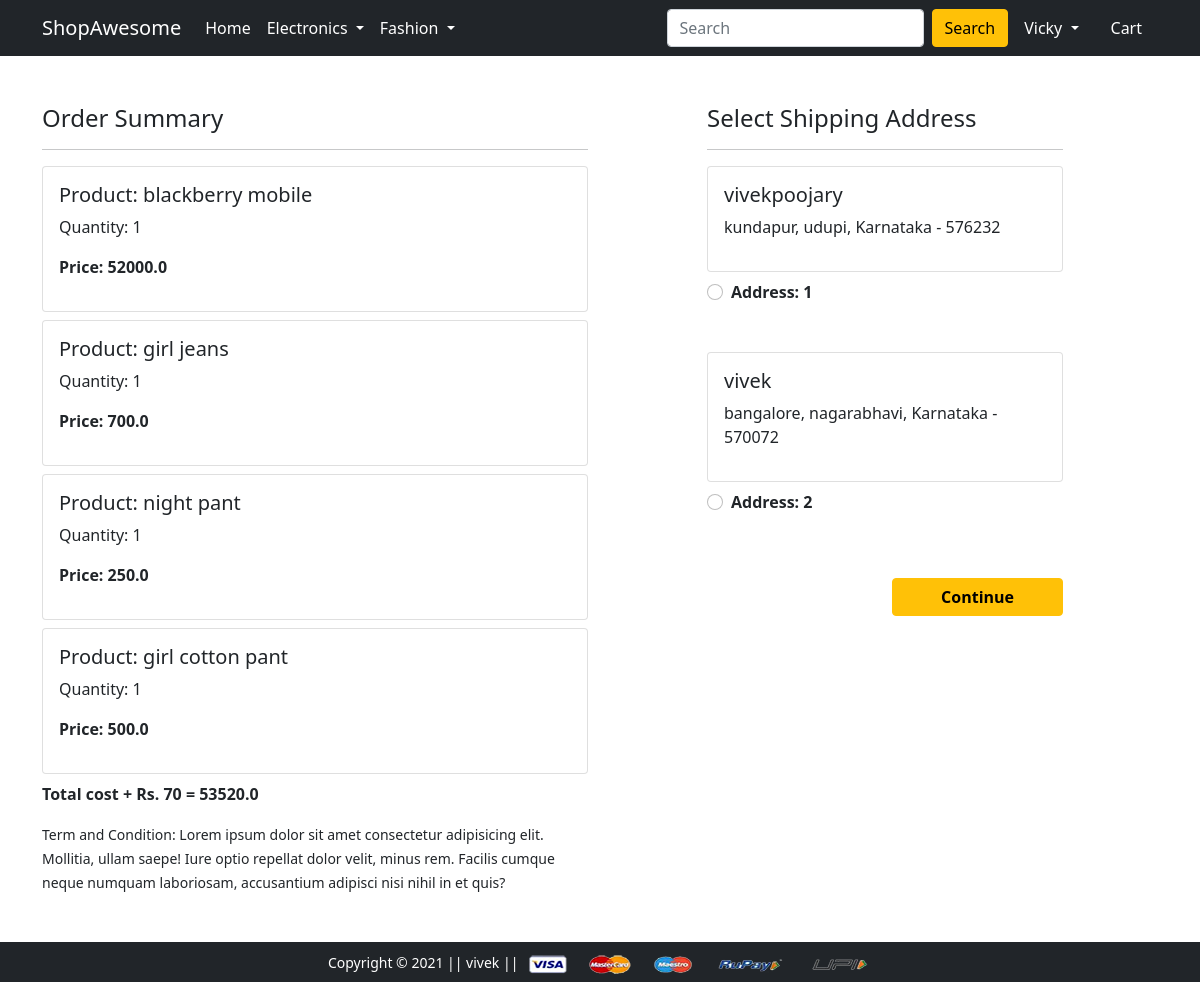
/checkout/ (signed in), run on the app's committed database.
### app/models.py (models this page shows, shortened)
class Cart(models.Model):
    user = models.ForeignKey(User, on_delete=models.CASCADE)
    product = models.ForeignKey(Product, on_delete=models.CASCADE)
    quantity = models.PositiveIntegerField(default=1)
    @property
    def total_cost(self):
        return self.quantity * self.product.discounted_price

class Product(models.Model):
    title = models.CharField(max_length=100)
    selling_price = models.FloatField()
    discounted_price = models.FloatField()
    description = models.TextField()
    brand = models.CharField(max_length=200)
    category = models.CharField(choices=CATEGORY_CHOICE,max_length=2)
    product_image = models.ImageField(upload_to='productimg')

class Customer(models.Model):
    user = models.ForeignKey(User, on_delete=models.CASCADE)
    name = models.CharField(max_length=200)
    locality = models.CharField(max_length=200)
    city = models.CharField(max_length=50)
    zipcode = models.IntegerField()
    state = models.CharField(choices=STATE_CHOICE,max_length=50)

### app/views.py (the view)
# urls.py: path('checkout/', views.checkout, name='checkout'),
@login_required
def checkout(request):
 user = request.user
 add = Customer.objects.filter(user=user)
 cart_items = Cart.objects.filter(user=user)
 amount = 0.0
 totalamount = 0.0
 shipping_amount = 70.0
 cart_product = [p for p in Cart.objects.all() if p.user == request.user]
 if cart_product:
  for p in cart_product:
   temp_amount = (p.quantity * p.product.discounted_price)
   amount += temp_amount
   totalamount = amount + shipping_amount
 return render(request, 'app/checkout.html', {'add':add, 'cart_items':cart_items, 'totalamount':totalamount})

### app/templates/app/checkout.html (shortened to what this page needs)
{% extends 'app/base.html' %}
{% load static %}
{% block main-content %}
<div class="container">
 <div class="row mt-5">
  <div class="col-sm-6">
    <h4>Order Summary</h4>
    <hr>
    {% for items in cart_items %}
      <div class="card mb-2">
        <div class="card-body">
          <h5>Product: {{items.product.title}}</h5>
          <p>Quantity: {{items.quantity}}</p>
          <p class="fw-bold">Price: {{items.total_cost}} </p>
        </div>
      </div>
    {% endfor %}
    <p class="fw-bold">Total cost + Rs. 70 = {{totalamount}}</p>
    <small>Term and Condition: Lorem ipsum dolor sit amet consectetur adipisicing elit. Mollitia, ullam saepe! Iure optio repellat dolor velit, minus rem. Facilis cumque neque numquam laboriosam, accusantium adipisci nisi nihil in et quis?</small>
  </div>
  <div class="col-sm-4 offset-sm-1">
    <h4>Select Shipping Address</h4>
    <hr>
    <form action="/paymentdone">
      {% for addr in add %}
      <div class="card">
        <div class="card-body">
        <h5>{{addr.name}}</h5>
        <p>{{addr.locality}}, {{addr.city}}, {{addr.state}} - {{addr.zipcode}}</p>
        </div>
      </div>
        <div class="form-check mt-2 mb-5">
          <input class="form-check-input" type="radio" name="custid" id="custadd{{forloop.counter}}" value="{{addr.id}}">
          <label class="form-check-label fw-bold" for="">
            Address: {{forloop.counter}}  </label>
        </div>
      {% endfor %}
        <div class="text-end">
          <button type="submit" class="btn btn-warning mt-3 px-5 fw-bold">Continue</button>
        </div>
      </form>
    </div>
  </div>
</div>
{% endblock main-content %}

### app/templates/app/base.html (shortened to what this page needs)
<!doctype html>
{% load static %}
<html lang="en">
  <head>
    <link href="https://cdn.jsdelivr.net/npm/bootstrap@5.0.0-beta1/dist/css/bootstrap.min.css" rel="stylesheet">
    <link rel="stylesheet" href="{% static 'app/css/owl.carousel.min.css' %}">
    <link rel="stylesheet" href="{% static 'app/css/all.min.css' %}">
    <link rel="stylesheet" href="{% static 'app/css/style.css' %}">
  </head>
  <body>
    <nav class="navbar navbar-expand-lg navbar-dark bg-dark">
     <div class="container">
       <a class="navbar-brand" href="/">ShopAwesome</a>
       <div class="collapse navbar-collapse" id="navbarSupportedContent">
         <ul class="navbar-nav me-auto mb-2 mb-lg-0">
           <li class="nav-item">
             <a class="nav-link active" aria-current="page" href="/">Home</a>
           </li>
           <li class="nav-item dropdown">
             <a class="nav-link dropdown-toggle text-white" href="#" id="electronicsDropdown" role="button" data-bs-toggle="dropdown" aria-expanded="false">
               Electronics
             </a>
           </li>
           <li class="nav-item dropdown">
             <a class="nav-link dropdown-toggle text-white" href="#" id="fashionDropdown" role="button" data-bs-toggle="dropdown" aria-expanded="false">
               Fashion
             </a>
           </li>
         </ul>
         <form class="d-flex">
           <input class="form-control me-2" type="search" placeholder="Search" aria-label="Search">
           <button class="btn btn-warning" type="submit">Search</button>
         </form>
         <div>
          <ul class="navbar-nav me-auto mb-2 mb-lg-0">
              {% if request.user.is_authenticated %}
           <li class="nav-item dropdown mx-2">
              <a class="nav-link dropdown-toggle text-white" href="#" id="profileDropdown" role="button" data-bs-toggle="dropdown" aria-expanded="false">
                {{request.user.username|capfirst}}
              </a>
            </li>
            <li class="nav-item mx-2">
             <a href="{% url 'showcart' %}" class="nav-link text-white"> Cart </a>
            </li>
              {% endif %}
          </ul>
         </div>
       </div>
     </div>
    </nav>
    {% block main-content %} {% endblock main-content %}
    <footer class="container-fluid bg-dark text-center p-2 mt-5">
        <small class="text-white">Copyright &copy; 2021 || vivek || </small>
        <img src="{% static 'app/images/payment.png' %}" alt="" srcset="" class="img-fluid" height="2px">
    </footer>
  </body>
</html>

### data on the page
Cart: product "blackberry mobile", quantity "1", total_cost "52000.0"
Cart: product "girl jeans", quantity "1", total_cost "700.0"
Cart: product "night pant", quantity "1", total_cost "250.0"
Cart: product "girl cotton pant", quantity "1", total_cost "500.0"
Customer: name "vivekpoojary", locality "kundapur", city "udupi", state "Karnataka", zipcode "576232"
Customer: name "vivek", locality "bangalore", city "nagarabhavi", state "Karnataka", zipcode "570072"

### other printed values
{{ request.user.username|capfirst }} "Vicky"
{{ totalamount }} "53520.0"
